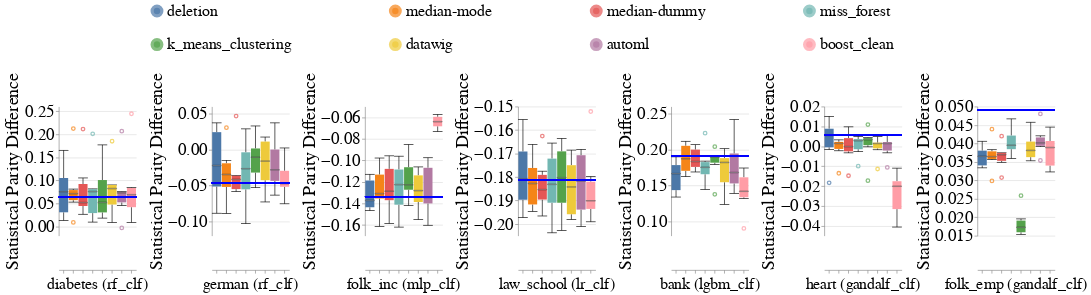

Notebook source saved alongside this figure:
### Code cell
create_box_plots_for_diff_imputers_and_datasets(train_injection_scenario='MNAR3',
                                                test_injection_scenario='MNAR3',
                                                dataset_to_group=DATASETS_SENSITIVE_ATTRS,
                                                metric_name='Statistical_Parity_Difference',
                                                db_client=db_client)

### Figure 1 — Vega-Lite specification as saved in the notebook (floating-point values rounded to 4 significant figures; data arrays with more than 128 entries replaced by an {"elided": "..."} marker saying what was removed)
{"config": {"view": {"continuousWidth": 400, "continuousHeight": 300, "stroke": null}, "axis": {"labelFontSize": 26, "labelFontWeight": "normal", "titleFontSize": 28, "titleFontWeight": "normal"}, "facet": {"spacing": 15}, "header": {"labelFontSize": 24, "labelOrient": "bottom", "labelPadding": 5, "titleFontSize": 28}, "legend": {"columns": 4, "direction": "horizontal", "labelFontSize": 24, "labelLimit": 400, "orient": "top", "symbolOffset": 140, "symbolStrokeWidth": 10, "titleAnchor": "middle", "titleFontSize": 26, "titleLimit": 300}, "title": {"fontSize": 28}}, "data": {"name": "data-edd885c3050158e6b9631720538b0cb9"}, "facet": {"column": {"field": "Dataset_Name_With_Model_Name", "sort": {"field": "Dataset_Sequence_Number", "order": "ascending"}, "title": null, "type": "nominal"}}, "spec": {"layer": [{"mark": {"type": "boxplot", "median": {"stroke": "black", "strokeWidth": 0.7}, "ticks": true}, "encoding": {"color": {"field": "Null_Imputer_Name", "sort": ["deletion", "median-mode", "median-dummy", "miss_forest", "k_means_clustering", "datawig", "automl", "boost_clean"], "title": null, "type": "nominal"}, "x": {"axis": {"labels": false}, "field": "Null_Imputer_Name", "sort": ["deletion", "median-mode", "median-dummy", "miss_forest", "k_means_clustering", "datawig", "automl", "boost_clean"], "title": null, "type": "nominal"}, "y": {"field": "Metric_Value", "scale": {"zero": false}, "title": "Statistical Parity Difference", "type": "quantitative"}}}, {"mark": "rule", "encoding": {"color": {"value": "blue"}, "size": {"value": 2}, "y": {"field": "Baseline_Median", "type": "quantitative"}}}], "height": 200, "width": 120}, "resolve": {"scale": {"y": "independent"}}, "$schema": "https://vega.github.io/schema/vega-lite/v4.17.0.json", "datasets": {"data-edd885c3050158e6b9631720538b0cb9": {"elided": "336 records"}}}
